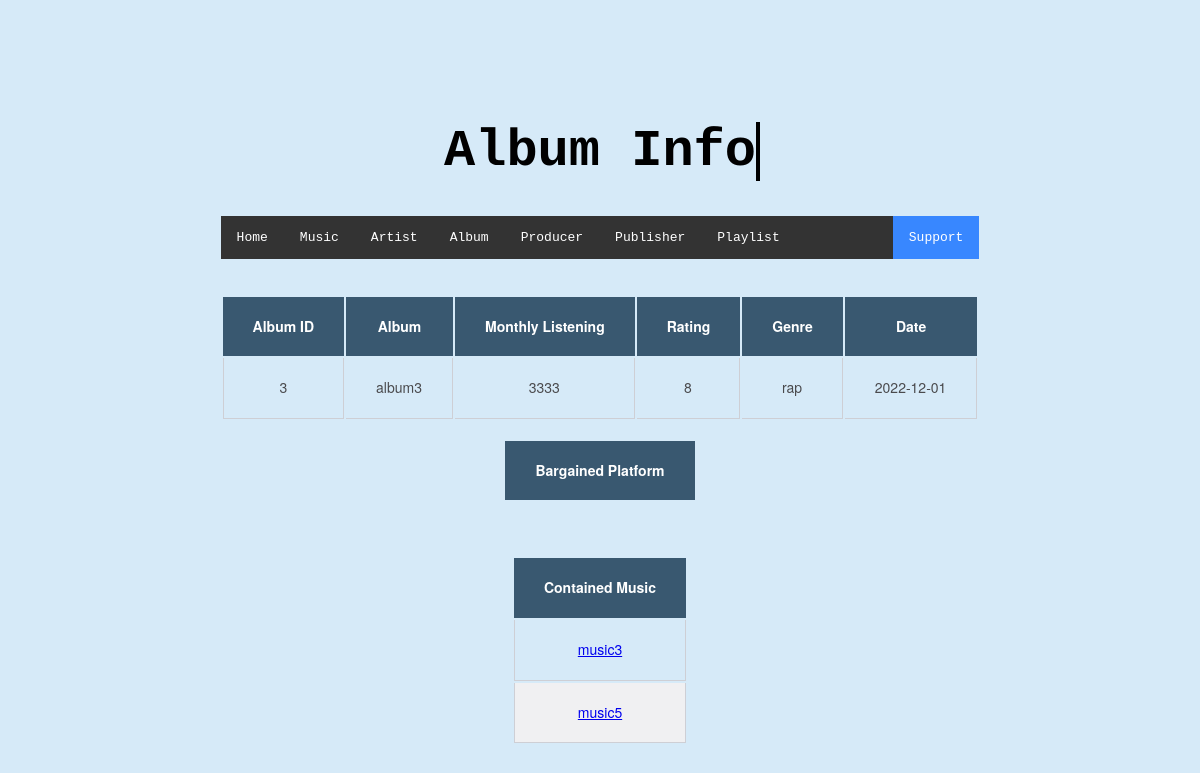
Screenshot of /codes_CS306_PROJECT_STEP4/306project/album_info.php?id=3 with the database file from the repository.
### tables this page shows
CREATE TABLE `album` (
  `album_id` int(11) NOT NULL,
  `album_name` varchar(255) DEFAULT NULL,
  `mnth_listening` int(11) DEFAULT NULL,
  `album_rating` double DEFAULT NULL,
  `album_genre` varchar(255) DEFAULT NULL,
  `album_date` date DEFAULT NULL
);

CREATE TABLE `lists_on` (
  `platform_id` int(11) NOT NULL,
  `album_id` int(11) NOT NULL
);

CREATE TABLE `contains` (
  `music_id` int(11) NOT NULL,
  `album_id` int(11) NOT NULL,
  `song_number` int(11) DEFAULT NULL
);

CREATE TABLE `music` (
  `music_id` int(11) NOT NULL,
  `music_name` varchar(50) DEFAULT NULL,
  `total_plays` int(11) DEFAULT NULL,
  `music_rating` float DEFAULT NULL,
  `music_genre` varchar(50) DEFAULT NULL,
  `music_date` date DEFAULT NULL
);

### codes_CS306_PROJECT_STEP4/306project/album_info.php (the view, shortened to what this page needs)
<!DOCTYPE html>
<html>
  <p><font face = "courier" size = "2" color = "#000000">
  <head>
  </head>
</html>
<body>
  <div class="content">
<center>
    <h1 class="text"> Album Info</h1>
    <ul>
    <li><a href="welcome.php">Home</a></li>
    <li><a href="music_page.php">Music</a></li>
    <li><a href="artist_page.php">Artist</a></li>
    <li><a href="album_page.php">Album</a></li>
    <li><a href="producer_page.php">Producer</a></li>
    <li><a href="publisher_page.php">Publisher</a></li>
    <li><a href="playlist_page.php">Playlist</a></li>
    <li style="float:right"><a class="active" href="support.php">Support</a></li>
    </ul>
</center>
<?php
include "config.php";
$album_id = $_GET["id"];
$sql_statement = "SELECT * FROM album WHERE album_id ='$album_id'";
$result = mysqli_query($db, $sql_statement);
while($row = mysqli_fetch_assoc($result)) {
    include "album_info_table.php";
    $sql_statement = "SELECT * FROM lists_on NATURAL JOIN platform WHERE album_id ='$album_id'";
    $result = mysqli_query($db, $sql_statement);
            while($row = mysqli_fetch_assoc($result)) {
                include "platform_table_album.php";
                }
  }
?>
<html\>
<table id= "example" class= "music_info_table" style= "width: %100">
<thead>
        <tr>
            <th scope="col"> Contained Music </th>
            <br>
        </tr>
    </thead>
    <tbody>
    <html\>
 <?php
include "config.php";
$album_id = $_GET["id"];
$sql_statement = "SELECT * FROM album WHERE album_id ='$album_id'";
$result = mysqli_query($db, $sql_statement);
while($row = mysqli_fetch_assoc($result)) {
  $sql_statement = "SELECT * FROM contains NATURAL JOIN music WHERE album_id ='$album_id'";
  $result = mysqli_query($db, $sql_statement);
          while($row = mysqli_fetch_assoc($result)) {
              $music_name=$row['music_name'];
              $music_id = $row['music_id'];
              echo "  <tr><td><a href='musicinfo.php?id=$music_id'> $music_name </a></td>
              <br>";
              }
            }
            ?>

### codes_CS306_PROJECT_STEP4/306project/album_info_table.php (shortened to what this page needs)
<html\>
<table id= "example" class= "music_info_table" style= "width: %100">
<thead>
        <tr>
            <th scope="col"> Album ID </th>
            <th scope="col">Album  </th>
            <th scope="col">Monthly Listening </th>
            <th scope="col"> Rating </th>
            <th scope="col">Genre  </th>
            <th scope="col">Date </th>
            <br>
        </tr>
    </thead>
    <tbody>
    <html\>
<?php
include "config.php";
$album_id = $_GET["id"];
$sql_statement = "SELECT * FROM album WHERE album_id ='$album_id'";
$result = mysqli_query($db, $sql_statement);
while($row = mysqli_fetch_assoc($result)) {
    $album_id = $row['album_id'];
    $album_name = $row['album_name'];
    $mnth_listening = $row['mnth_listening'];
    $album_rating = $row['album_rating'];
    $album_genre = $row['album_genre'];
    $album_date = $row['album_date'];
    echo "
    <td>$album_id</td>
    <td>$album_name</td>
    <td>$mnth_listening</td>
    <td>$album_rating</td>
    <td>$album_genre</td>
    <td>$album_date</td>
    <br></td>    " ;
}

### codes_CS306_PROJECT_STEP4/306project/platform_table_album.php (shortened to what this page needs)
<html\>
<table id= "example" class= "platform_info_table" style= "width: %100">
<thead>
        <tr>
            <th scope="col"> Bargained Platform </th>
            <br>
        </tr>
    </thead>
    <tbody>
    <html\>

### codes_CS306_PROJECT_STEP4/306project/album_info.php (style rules this page uses)
body { margin: 0; font-family: "Source Sans Pro", sans-serif ; min-height: 100vh; display: grid; place-content: center; text-align: center; background: #d6eaf8; }
ul { list-style-type: none; margin: 0; padding: 0; overflow: hidden; background-color: #333; position: -webkit-sticky; position: sticky; top: 0; }
li { float: left; }
li a { display: block; color: white; text-align: center; padding: 14px 16px; text-decoration: none; }
.active { background-color: #3887FF; }
.content { max-width: 1200px; margin: auto; background: #D6EAF8; padding: auto; }
h1 { font-size: clamp(1rem, 3vw + 1rem, 4rem); position: relative; font-family: "Source Code Pro", monospace; background: black; -webkit-text-fill-color: transparent; -webkit-background-clip: text; position: relative; width: max-content; }
h1::before, h1::after { content: ""; position: absolute; top: 0; right: 0; bottom: 0; left:0; }
h1::before { background: #d6eaf8; animation: typewriter 6s steps(19) 1s forwards; }
h1::after { width: 0.070em; background: black; animation: typewriter 6s steps(19) 1s forwards, blink 750ms steps(19) infinite; }
table { border-collapse: separate; border-spacing: 3; color: #4a4a4d; font: 14px/1.4 "Helvetica Neue", Helvetica, Arial, sans-serif; }
.music_info_table { margin-left:auto; margin-right: auto; }
th, td { padding: 20px 30px; vertical-align: middle; }
thead { background: #395870; color: #fff; }
th:first-child { text-align: center; }
tbody tr:nth-child(even) { background: #f0f0f2; }
td { border-bottom: 1px solid #cecfd5; border-right: 1px solid #cecfd5; }
td:first-child { border-left: 1px solid #cecfd5; }

### codes_CS306_PROJECT_STEP4/306project/album_info_table.php (style rules this page uses)
table { border-collapse: separate; border-spacing: 3; color: #4a4a4d; font: 14px/1.4 "Helvetica Neue", Helvetica, Arial, sans-serif; }
.music_info_table { margin-left:auto; margin-right: auto; }
th, td { padding: 20px 30px; vertical-align: middle; }
thead { background: #395870; color: #fff; }
th:first-child { text-align: center; }
tbody tr:nth-child(even) { background: #f0f0f2; }
td { border-bottom: 1px solid #cecfd5; border-right: 1px solid #cecfd5; }
td:first-child { border-left: 1px solid #cecfd5; }

### codes_CS306_PROJECT_STEP4/306project/platform_table_album.php (style rules this page uses)
table { border-collapse: separate; border-spacing: 3; color: #4a4a4d; font: 14px/1.4 "Helvetica Neue", Helvetica, Arial, sans-serif; }
.platform_info_table { margin-left:auto; margin-right: auto; }
th, td { padding: 20px 30px; vertical-align: middle; }
thead { background: #395870; color: #fff; }
th:first-child { text-align: center; }
tbody tr:nth-child(even) { background: #f0f0f2; }
td { border-bottom: 1px solid #cecfd5; border-right: 1px solid #cecfd5; }
td:first-child { border-left: 1px solid #cecfd5; }

### rows the page displays
album: album_id "3", album_name "album3", mnth_listening "3333", album_rating "8", album_genre "rap", album_date "2022-12-01"
contains: music.music_name "music3"
contains: music.music_name "music5"
